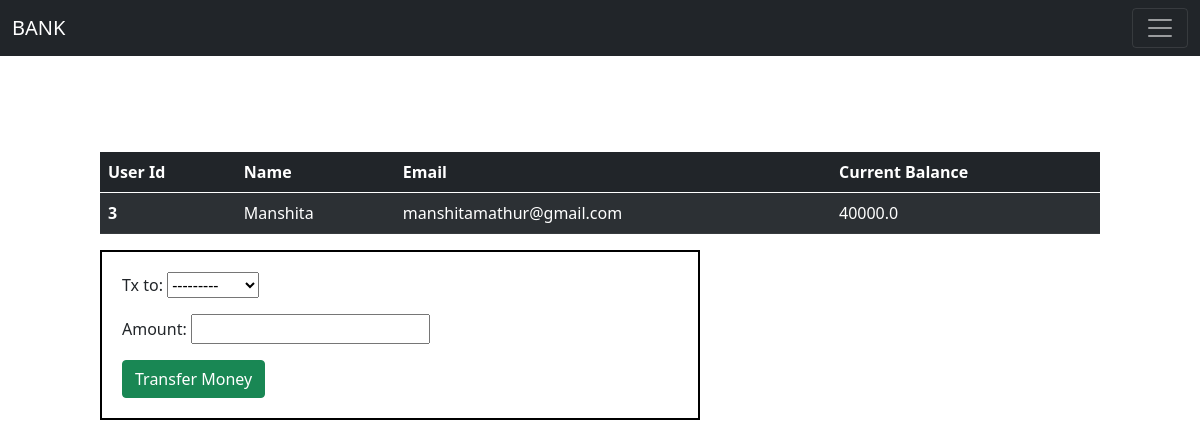
/bank/transfer/3, run on the app's committed database.
### users/models.py (models this page shows)
class Customers(models.Model):
    first_name = models.CharField(max_length=100)
    last_name = models.CharField(max_length=100)
    user_email = models.EmailField(max_length=100, unique=True)
    password = models.CharField(max_length=100)
    current_balance = models.FloatField(validators=[MinValueValidator(3000.00)])
    def __str__(self):
        return self.first_name

### users/views.py (the view, shortened to what this page needs)
# urls.py: path('transfer/<int:id>',views.Transfer_money,name='transfer'),
def Transfer_money(request,id):
    user=Customers.objects.get(pk=id)
    return render(request,'transfer.html',{'user':user,'form':transferform})

### templates/transfer.html (shortened to what this page needs)
{% extends 'base.html' %}
        {% block body %}
        <br>
        <br>
        <table class="table table-dark table-striped" style="width: 1000px;margin-left: 100px;" >
            <thead>
              <tr>
                <th scope="col">User Id</th>
                <th scope="col">Name</th>
                <th scope="col">Email</th>
                <th scope="col">Current Balance</th>
              </tr>
            </thead>
            <tbody>
              <tr>
                <th scope="row">{{user.pk}}</th>
                <td>{{user.first_name}} {{c.last_name}}</td>
                <td>{{user.user_email}}</td>
                <td>{{user.current_balance}}</td>
              </tr>
            </tbody>
          </table>
          <form action = "" method = "post" style="margin-left:100px ;border:2px solid black;margin-right: 500px; padding-left: 20px ;padding-top: 20px;padding-bottom: 20px;">
            {{form.as_p }}
            <button type="submit"  class="btn btn-success">Transfer Money</button>
          </form>
        {% endblock %}

### data on the page
Customers: pk "3", first_name "Manshita", user_email "manshitamathur@gmail.com", current_balance "40000.0"
